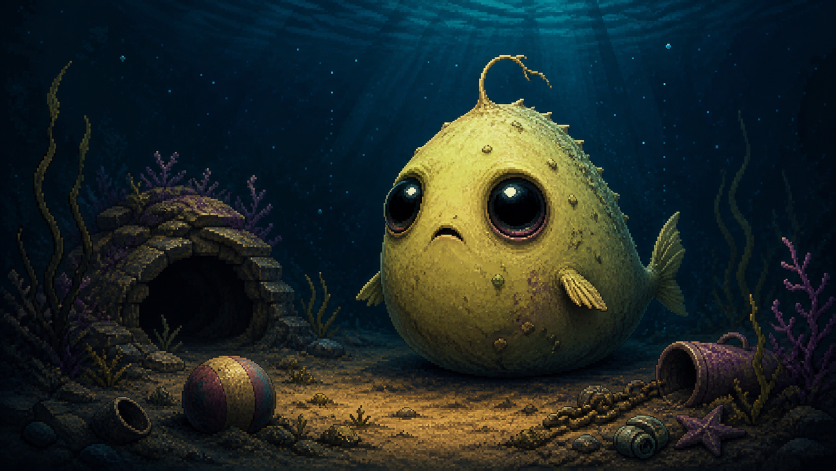
#> input picture steam/assets/source/key-art.png, 1672 x 941 px (shown at 1/2 size)
$ python findmop.py ../../steam/assets/source/key-art.png
#> lines starting #> are read from the running program, lines starting #| are printed output that depends on the picture
#!/usr/bin/env python3
"""Print logical (320x180) coordinates of Mop's head in a window screenshot, by its yellow."""
import sys
from PIL import Image
img = Image.open(sys.argv[1]).convert("RGB")
#> img is the input picture: PIL image 1672x941 RGB; mean R, G, B 30.6, 40.6, 38.8
w, h = img.size
#> w = 1672; h = 941
small = img.resize((w // 4, h // 4))
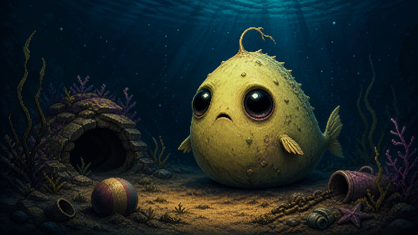
#> small: PIL image 418x235 RGB; mean R, G, B 30.7, 40.6, 38.8
sw, sh = small.size
#> sw = 418; sh = 235
pts = []
px = small.load()
title = int(sh * 28 / 572 * 2 / 2)  # skip title bar region proportionally
#> title = 11
for y in range(int(sh * 0.08), int(sh * 0.82)):
    for x in range(sw):
        r, g, b = px[x, y]
        if r > 190 and 140 < g < 215 and b < 90 and r - b > 120:
            pts.append((x, y))
#> after the loop, pts = 494 pairs, first value 210 to 293, second value 41 to 151
if not pts:
    sys.exit(1)
# Densest cluster, not the median: the gold bell and the ball's stripe are yellow too, and the
# head is the largest solid yellow mass.
R = max(6, sw // 40)
#> R = 10
def density(p):
    return sum(1 for q in pts if abs(q[0] - p[0]) <= R and abs(q[1] - p[1]) <= R)
seed = max(pts[:: max(1, len(pts) // 400)], key=density)
#> seed = (227, 103)
near = [q for q in pts if abs(q[0] - seed[0]) <= R * 2 and abs(q[1] - seed[1]) <= R * 2]
#> near = 464 pairs, first value 210 to 246, second value 83 to 122
cx = sum(q[0] for q in near) / len(near); cy = sum(q[1] for q in near) / len(near)
#> after `cx = sum((q[0] for q in near)) / len(near)`: cx = 227
#> after `cy = sum((q[1] for q in near)) / len(near)`: cy = 101.2
# map screenshot pixels to logical UI units: window has 28pt title bar, screenshot is 2x
lx = cx * 4 / 2 * 320 / (w / 2)
#> lx = 173.8
ly = (cy * 4 / 2 - 28) * 180 / (h / 2 - 28)
#> ly = 70.94
print(int(lx), int(ly))
#| 173 70
